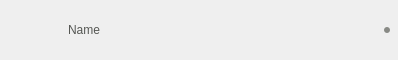
<?xml version="1.0" encoding="UTF-8"?>
<ui version="4.0">
 <class>FriendItem</class>
 <widget class="QWidget" name="FriendItem">
  <property name="geometry">
   <rect>
    <x>0</x>
    <y>0</y>
    <width>398</width>
    <height>60</height>
   </rect>
  </property>
  <property name="minimumSize">
   <size>
    <width>0</width>
    <height>60</height>
   </size>
  </property>
  <property name="maximumSize">
   <size>
    <width>16777215</width>
    <height>60</height>
   </size>
  </property>
  <property name="windowTitle">
   <string>Form</string>
  </property>
  <property name="styleSheet">
   <string notr="true">QWidget#FriendItem:hover {
	background-color: rgb(200, 200, 200);
}
QWidget#FriendItem[selectedItem=&quot;true&quot;] {
	background-color: rgb(114, 159, 207);
}
QLabel#FriendIcon {
	background-color: transparent;
}</string>
  </property>
  <layout class="QHBoxLayout" name="horizontalLayout">
   <property name="spacing">
    <number>8</number>
   </property>
   <property name="leftMargin">
    <number>0</number>
   </property>
   <property name="topMargin">
    <number>0</number>
   </property>
   <property name="rightMargin">
    <number>8</number>
   </property>
   <property name="bottomMargin">
    <number>0</number>
   </property>
   <item>
    <widget class="QLabel" name="FriendImg">
     <property name="minimumSize">
      <size>
       <width>60</width>
       <height>0</height>
      </size>
     </property>
     <property name="maximumSize">
      <size>
       <width>60</width>
       <height>16777215</height>
      </size>
     </property>
     <property name="styleSheet">
      <string notr="true"/>
     </property>
     <property name="text">
      <string/>
     </property>
    </widget>
   </item>
   <item>
    <widget class="QLabel" name="FriendNameLabel">
     <property name="styleSheet">
      <string notr="true">QLabel {
	background-color: transparent;
	color: rgb(85, 87, 83);
	
	font: 75 13pt &quot;Noto Sans CJK SC&quot;;
}

QLabel[selectedItem=&quot;true&quot;] {
		color: rgb(250, 250, 250);
}</string>
     </property>
     <property name="text">
      <string>Name</string>
     </property>
     <property name="wordWrap">
      <bool>true</bool>
     </property>
    </widget>
   </item>
   <item>
    <widget class="QPushButton" name="stateIndicator">
     <property name="styleSheet">
      <string notr="true">QPushButton {
	max-width: 6px;
	max-height: 6px;
	border: none;
	border-radius: 3px;
	background-color: rgb(136, 138, 133);
}
QPushButton[connected=&quot;true&quot;]{
	background-color: green;
}</string>
     </property>
     <property name="text">
      <string/>
     </property>
    </widget>
   </item>
  </layout>
 </widget>
 <resources/>
 <connections/>
</ui>
